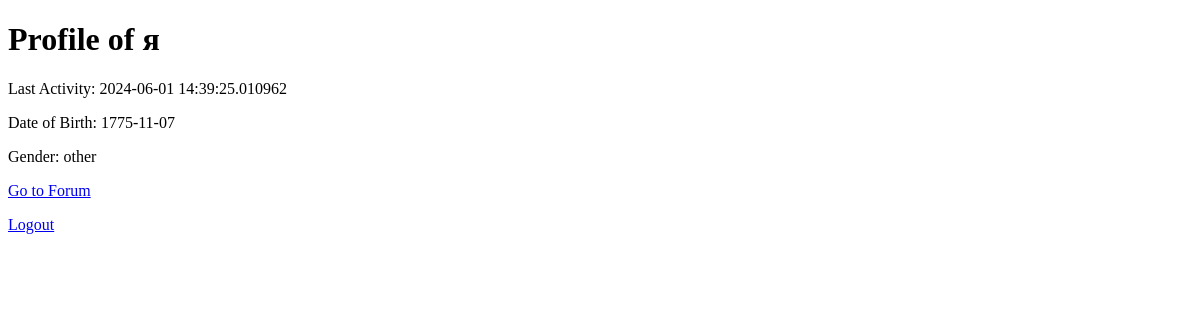
Page /profile/я on the earlier database version.
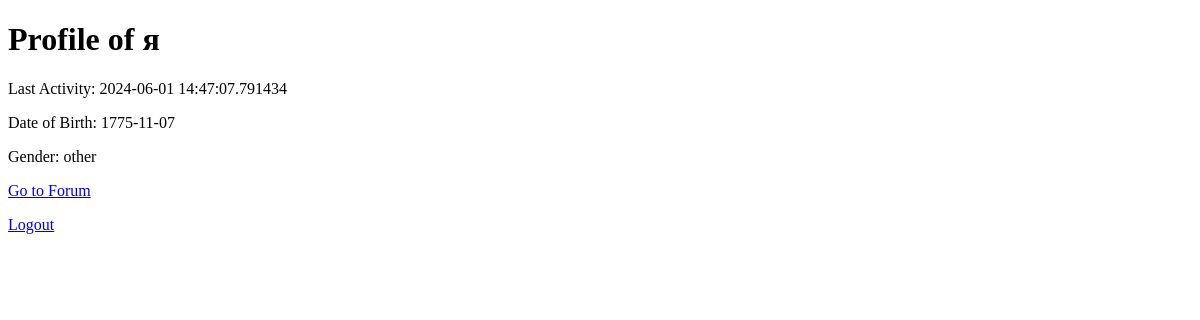
Same page on the later database version.
### app.py (models this page shows, shortened)
class User(db.Model):
    id = db.Column(db.Integer, primary_key=True)
    username = db.Column(db.String(80), unique=True, nullable=False)
    password = db.Column(db.String(120), nullable=False)
    is_active = db.Column(db.Boolean, default=True)
    last_activity = db.Column(db.DateTime, default=datetime.utcnow)
    birthdate = db.Column(db.Date, nullable=True)
    gender = db.Column(db.String(10), nullable=True)

### app.py (the view, shortened to what this page needs)
@app.route('/profile/<username>', methods=['GET', 'POST'])
def profile(username):
    user = User.query.filter_by(username=username).first()
    if not user:
        return "User not found", 404
    is_owner = session.get('username') == username
    name_incorrect = False
    return render_template('profile.html', user=user, is_owner=is_owner, name_incorrect=name_incorrect)

### app.py (called while the page is built)
@app.before_request
def update_last_activity():
    if 'username' in session:
        user = User.query.filter_by(username=session['username']).first()
        if user:
            user.last_activity = datetime.utcnow()
            db.session.commit()

### templates/profile.html (shortened to what this page needs)
<!DOCTYPE html>
<html>
<head>
</head>
<body>
    <h1>Profile of {{ user.username }}</h1>
    <p>Last Activity: {{ user.last_activity }}</p>
    <p>Date of Birth: {{ user.birthdate }}</p>
    <p>Gender: {{ user.gender }}</p>
    <p><a href="{{ url_for('forum') }}">Go to Forum</a></p>
    <p><a href="{{ url_for('logout') }}">Logout</a></p>
</body>
</html>

Differences in the rows shown:
changed User "other": last_activity "2024-06-01 14:39:25.010962" → "2024-06-01 14:47:07.791434"
